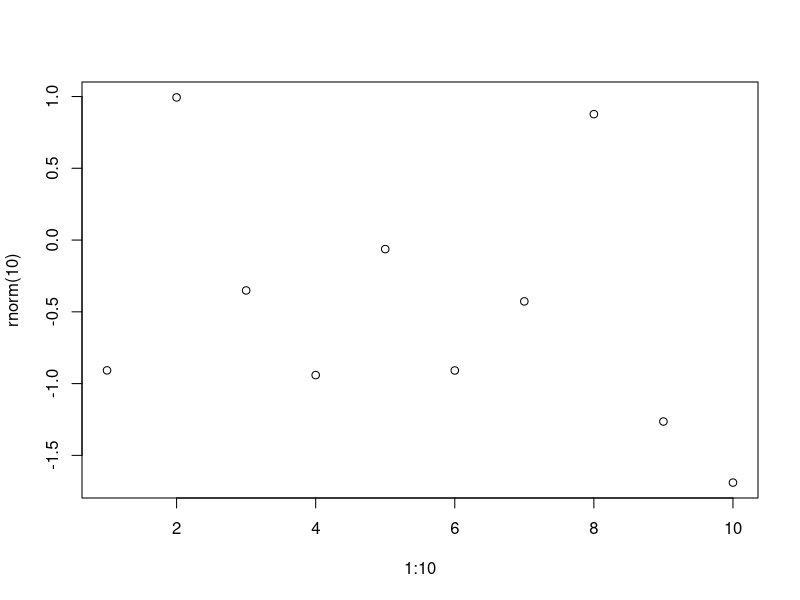
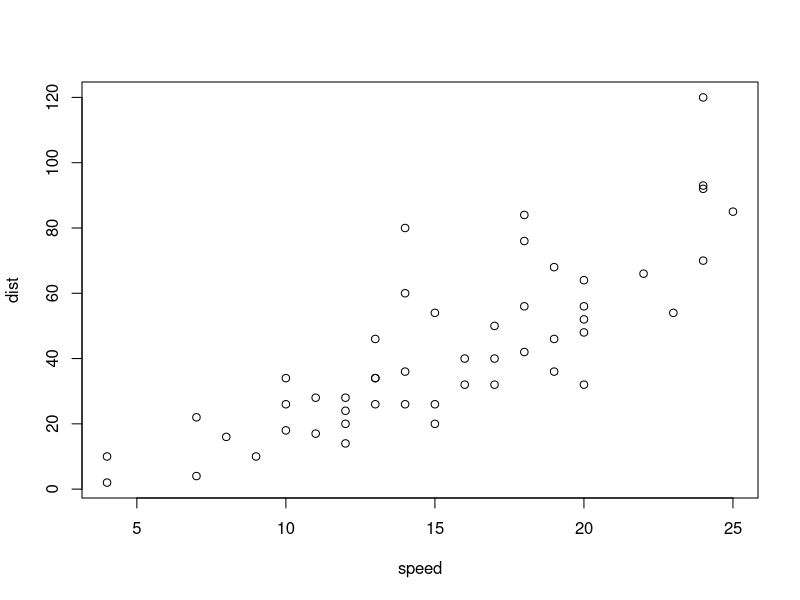
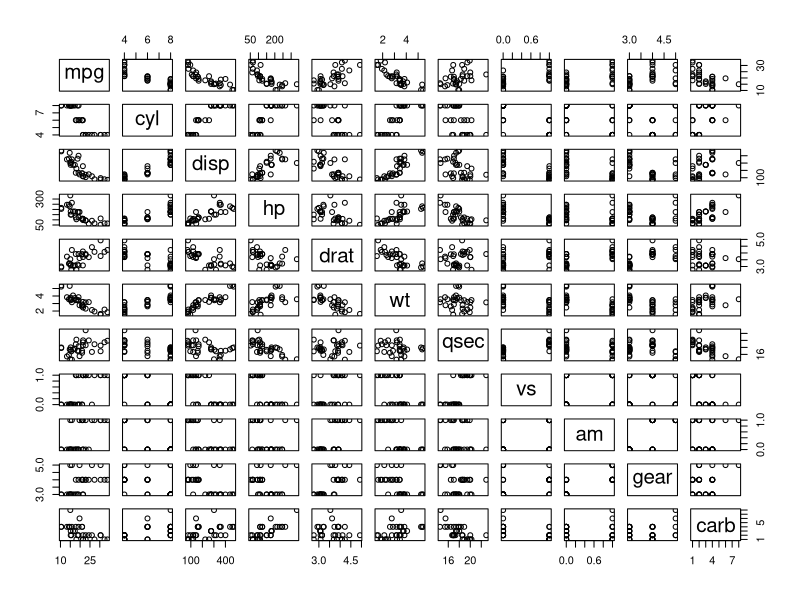
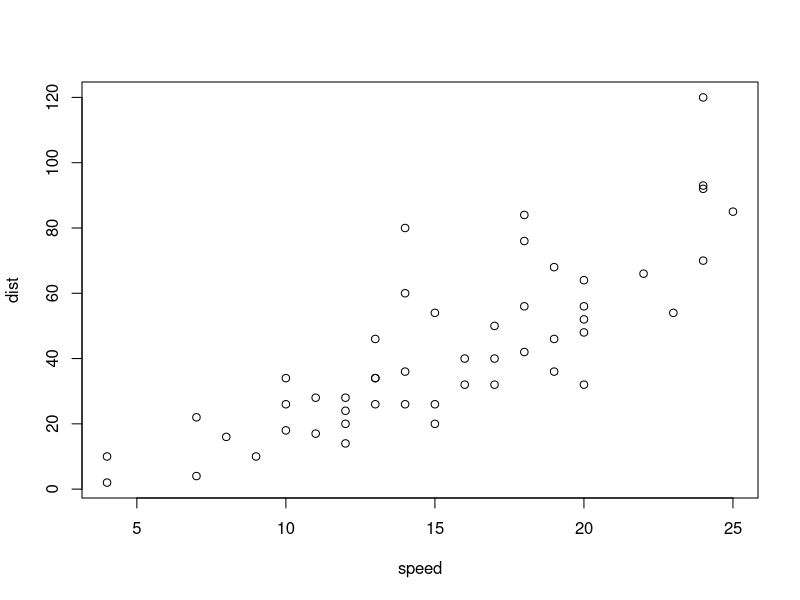
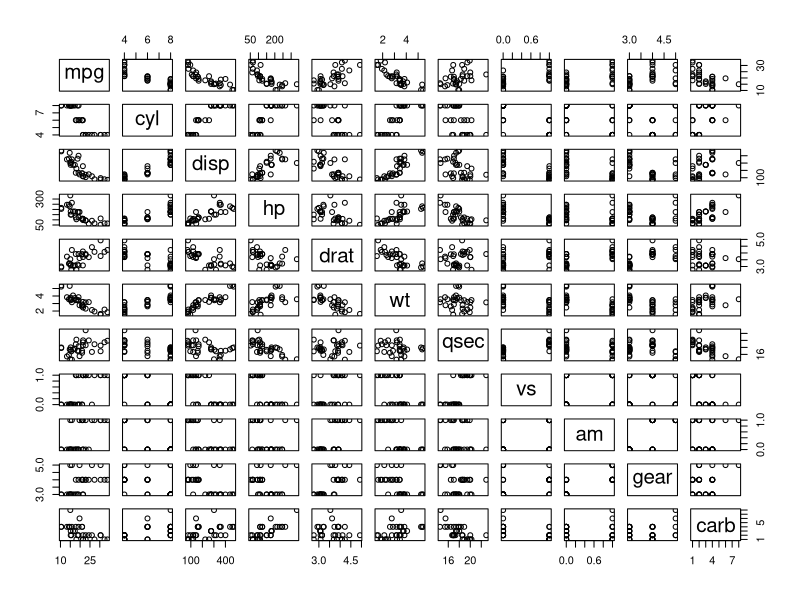
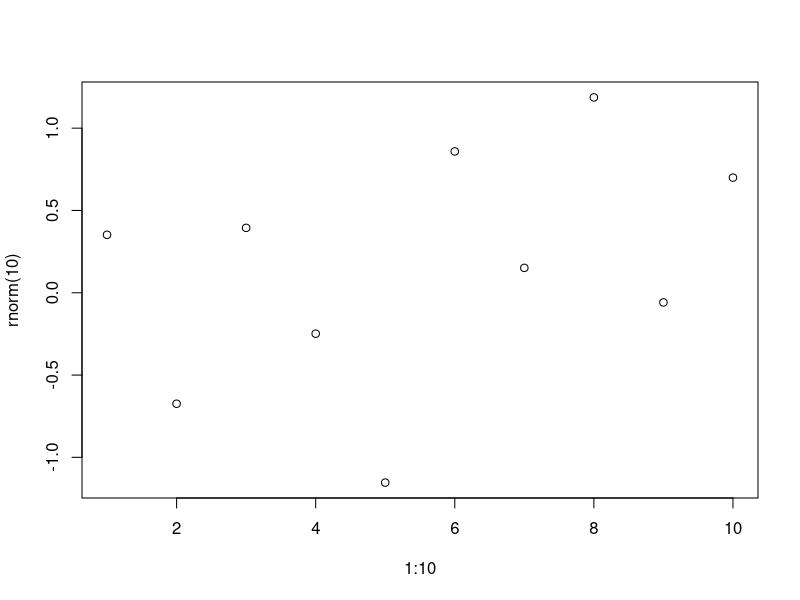

These figures' R source, in order:
## ---- chunk 1
#| label: Simple demo R plot 1
#| fig-cap: Simple demo R plot
#| lightbox:
#|   group: r-graph
#|   description: This is 1 to 10 plot
plot(1:10, rnorm(10))
## ---- chunk 2
#| label: Plot about cars data
#| fig-cap: Plot about cars data
#| lightbox:
#|   group: r-graph
#|   description: We see our cars data above
plot(cars)
## ---- chunk 3
#| label: plots
#| fig-cap:
#|   - Caption for first plot
#|   - Caption for second plot
#| lightbox:
#|   group: cars
#|   description:
#|     - This is the decription for first graph
#|     - This is the decription for second graph
plot(mtcars)
plot(cars)
## ---- chunk 4
#| label: mtcars
#| fig-cap: mtcars
#| lightbox: false
plot(mtcars)
## ---- chunk 5
#| label: Simple demo R plot 2
#| fig-cap: Simple demo R plot
#| lightbox:
#|   group: r-graph
#|   description: This is 1 to 10 plot
plot(1:10, rnorm(10))
